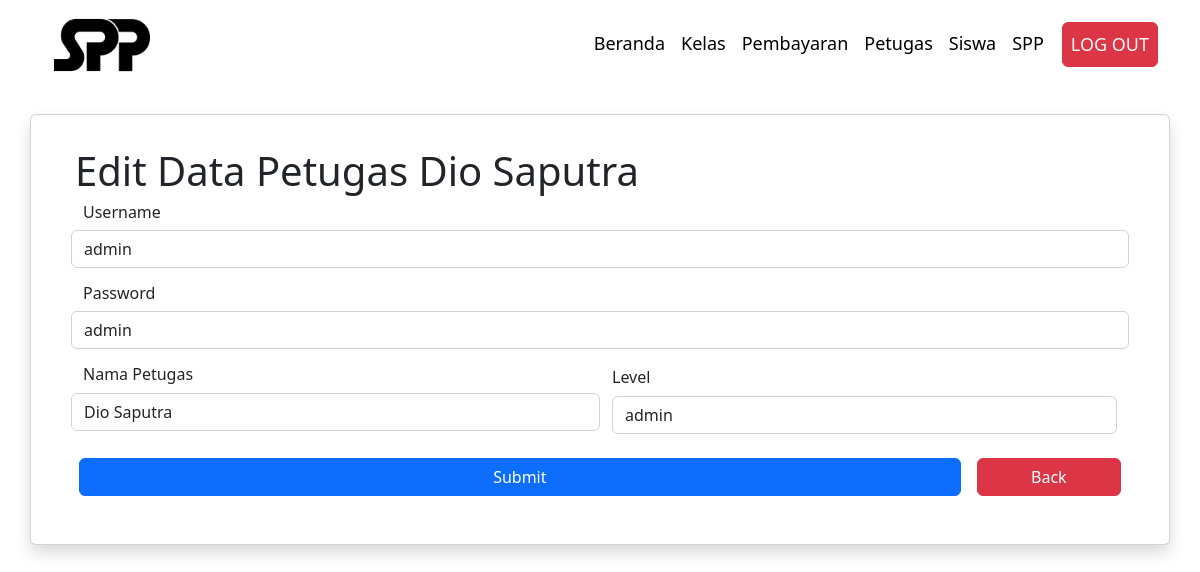
/client-admin/edit/editPetugas.php?id=2, run on the app's committed database.
### tables this page shows
CREATE TABLE `petugas`  (
  `id_petugas` int NOT NULL AUTO_INCREMENT,
  `username` varchar(25) NOT NULL,
  `password` varchar(32) NOT NULL,
  `nama_petugas` varchar(35) NOT NULL,
  `level` varchar(10) NOT NULL,
  PRIMARY KEY (`id_petugas`) USING BTREE
);

### client-admin/edit/editPetugas.php (the view, shortened to what this page needs)
<?php
include '../../connection.php';
  if (isset($_GET['id'])) {
    $id = ($_GET["id"]);
    $query = "SELECT * FROM petugas WHERE id_petugas='$id'";
    $result = mysqli_query($conn, $query);
    $data = mysqli_fetch_assoc($result);
  } else {
    echo "<script>alert('Masukkan data id.');window.location='index.php';</script>";
  }
  ?>
<!DOCTYPE html>
<html lang="en">
    <head>
        <?php
            include('./components/header.php')
        ?>
    </head>
    <body>
            <?php
                include('./components/navbar.php')
            ?>
                <div class="container-fluid">
                <form method="post" action="../../server/api-petugas/editData.php">
                    <div class="container card shadow mt-4">
                        <div class="card-body m-3">
                        <h1>Edit Data Petugas <?php echo $data['nama_petugas']; ?></h1>
                            <div class="card-text m-2">
                                <div class="form-group mb-3">
                                    <div class="row">
                                        <div class="h6">Username</div>
                                        <input type="text" name="username" value="<?php echo $data['username']; ?>" class="form-control col-md-8">
                                    </div>
                                </div>
                                <div class="form-group mb-3">
                                    <div class="row">
                                        <div class="h6">Password</div>
                                        <input type="text" name="password" value="<?php echo $data['password']; ?>" class="form-control col-md-8">
                                    </div>
                                </div>
                                <div class="row mb-3">
                                    <div class="form-group col">
                                        <div class="row">
                                            <div class="h6">Nama Petugas</div>
                                            <input type="text" name="nama_petugas" value="<?php echo $data['nama_petugas']; ?>" class="form-control col-md-8">
                                        </div>
                                    </div>
                                    <div class="form-group col">
                                        <label class="col-md-4 h6" >Level</label>
                                        <select name="level" class="form-control">
                                            <option value="<?php echo $data['level']; ?>" selected > <?php echo $data['level']; ?></option>
                                        </select>
                                    </div>
                                </div>
                                <div class="form-group">
                                    <div class="row">
                                        <input href="petugas.php" type="submit" class="btn btn-primary col-10 m-2">
                                        <a href="../petugas.php" class="btn btn-danger col m-2">Back</a>
                                    </div>
                                </div>
                            </form>
                </div>
    </body>
</html>

### data on the page
petugas: nama_petugas "Dio Saputra", username "admin", password "admin", level "admin"
